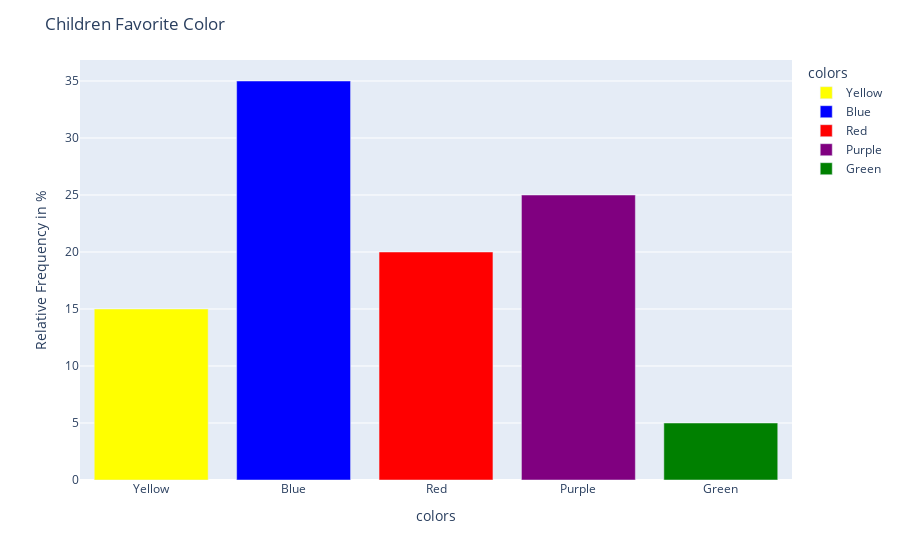

Notebook cell for this chart:
### Code cell
import plotly.express as px
import pandas as pd

# Create a dataset
df = pd.DataFrame(dict(
    
colors = ['Yellow', 'Blue', 'Red', 'Purple', 'Green'],
RelFreq = [15,35,20,25,5]))

fig = px.bar(df, x = 'colors', y = 'RelFreq', color = 'colors',
             color_discrete_map = {'Yellow': 'yellow', 'Blue': 'blue', 'Red': 'red', 
                                   'Purple': 'purple', 'Green': 'green'})
# Set the title
fig.update_layout(title='Children Favorite Color', yaxis_title='Relative Frequency in %')

# Show the graph
fig.show()

### Figure 1 — Plotly figure (JSON) as saved in the notebook; plotly's stock layout.template omitted (floating-point values rounded to 4 significant figures)
{"data": [{"alignmentgroup": "True", "hovertemplate": "colors=%{x}<br>RelFreq=%{y}<extra></extra>", "legendgroup": "Yellow", "marker": {"color": "yellow", "pattern": {"shape": ""}}, "name": "Yellow", "offsetgroup": "Yellow", "orientation": "v", "showlegend": true, "textposition": "auto", "type": "bar", "x": ["Yellow"], "xaxis": "x", "y": [15], "yaxis": "y"}, {"alignmentgroup": "True", "hovertemplate": "colors=%{x}<br>RelFreq=%{y}<extra></extra>", "legendgroup": "Blue", "marker": {"color": "blue", "pattern": {"shape": ""}}, "name": "Blue", "offsetgroup": "Blue", "orientation": "v", "showlegend": true, "textposition": "auto", "type": "bar", "x": ["Blue"], "xaxis": "x", "y": [35], "yaxis": "y"}, {"alignmentgroup": "True", "hovertemplate": "colors=%{x}<br>RelFreq=%{y}<extra></extra>", "legendgroup": "Red", "marker": {"color": "red", "pattern": {"shape": ""}}, "name": "Red", "offsetgroup": "Red", "orientation": "v", "showlegend": true, "textposition": "auto", "type": "bar", "x": ["Red"], "xaxis": "x", "y": [20], "yaxis": "y"}, {"alignmentgroup": "True", "hovertemplate": "colors=%{x}<br>RelFreq=%{y}<extra></extra>", "legendgroup": "Purple", "marker": {"color": "purple", "pattern": {"shape": ""}}, "name": "Purple", "offsetgroup": "Purple", "orientation": "v", "showlegend": true, "textposition": "auto", "type": "bar", "x": ["Purple"], "xaxis": "x", "y": [25], "yaxis": "y"}, {"alignmentgroup": "True", "hovertemplate": "colors=%{x}<br>RelFreq=%{y}<extra></extra>", "legendgroup": "Green", "marker": {"color": "green", "pattern": {"shape": ""}}, "name": "Green", "offsetgroup": "Green", "orientation": "v", "showlegend": true, "textposition": "auto", "type": "bar", "x": ["Green"], "xaxis": "x", "y": [5], "yaxis": "y"}], "layout": {"barmode": "relative", "legend": {"title": {"text": "colors"}, "tracegroupgap": 0}, "margin": {"t": 60}, "title": {"text": "Children Favorite Color"}, "xaxis": {"anchor": "y", "categoryarray": ["Yellow", "Blue", "Red", "Purple", "Green"], "categoryorder": "array", "domain": [0, 1], "title": {"text": "colors"}}, "yaxis": {"anchor": "x", "domain": [0, 1], "title": {"text": "Relative Frequency in %"}}}}
